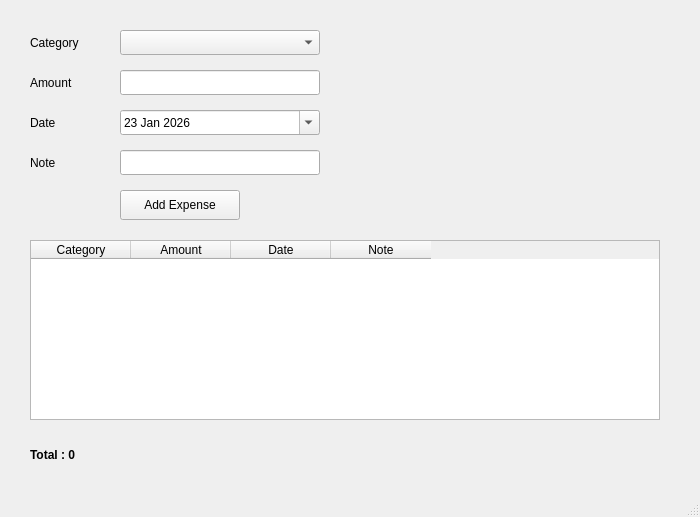
<?xml version="1.0" encoding="UTF-8"?>
<ui version="4.0">
 <class>MainWindow</class>
 <widget class="QMainWindow" name="MainWindow">
  <property name="geometry">
   <rect>
    <x>0</x>
    <y>0</y>
    <width>700</width>
    <height>517</height>
   </rect>
  </property>
  <property name="windowTitle">
   <string>MainWindow</string>
  </property>
  <widget class="QWidget" name="centralwidget">
   <widget class="QLabel" name="category">
    <property name="geometry">
     <rect>
      <x>30</x>
      <y>30</y>
      <width>80</width>
      <height>25</height>
     </rect>
    </property>
    <property name="text">
     <string>Category</string>
    </property>
   </widget>
   <widget class="QComboBox" name="categoryComboBox">
    <property name="geometry">
     <rect>
      <x>120</x>
      <y>30</y>
      <width>200</width>
      <height>25</height>
     </rect>
    </property>
   </widget>
   <widget class="QLabel" name="amount">
    <property name="geometry">
     <rect>
      <x>30</x>
      <y>70</y>
      <width>80</width>
      <height>25</height>
     </rect>
    </property>
    <property name="text">
     <string>Amount</string>
    </property>
   </widget>
   <widget class="QLineEdit" name="amountlineEdit">
    <property name="geometry">
     <rect>
      <x>120</x>
      <y>70</y>
      <width>200</width>
      <height>25</height>
     </rect>
    </property>
    <property name="placeholderText">
     <string/>
    </property>
   </widget>
   <widget class="QLabel" name="date">
    <property name="geometry">
     <rect>
      <x>30</x>
      <y>110</y>
      <width>80</width>
      <height>25</height>
     </rect>
    </property>
    <property name="text">
     <string>Date</string>
    </property>
   </widget>
   <widget class="QDateEdit" name="dateEdit">
    <property name="geometry">
     <rect>
      <x>120</x>
      <y>110</y>
      <width>200</width>
      <height>25</height>
     </rect>
    </property>
    <property name="maximumDate">
     <date>
      <year>9999</year>
      <month>12</month>
      <day>18</day>
     </date>
    </property>
    <property name="calendarPopup">
     <bool>true</bool>
    </property>
    <property name="date">
     <date>
      <year>2026</year>
      <month>1</month>
      <day>23</day>
     </date>
    </property>
   </widget>
   <widget class="QLabel" name="note">
    <property name="geometry">
     <rect>
      <x>30</x>
      <y>150</y>
      <width>80</width>
      <height>25</height>
     </rect>
    </property>
    <property name="text">
     <string>Note</string>
    </property>
   </widget>
   <widget class="QLineEdit" name="notelineEdit_2">
    <property name="geometry">
     <rect>
      <x>120</x>
      <y>150</y>
      <width>200</width>
      <height>25</height>
     </rect>
    </property>
    <property name="placeholderText">
     <string/>
    </property>
   </widget>
   <widget class="QPushButton" name="addButton">
    <property name="geometry">
     <rect>
      <x>120</x>
      <y>190</y>
      <width>120</width>
      <height>30</height>
     </rect>
    </property>
    <property name="text">
     <string>Add Expense</string>
    </property>
   </widget>
   <widget class="QTableWidget" name="expenseTable">
    <property name="geometry">
     <rect>
      <x>30</x>
      <y>240</y>
      <width>630</width>
      <height>180</height>
     </rect>
    </property>
    <property name="sortingEnabled">
     <bool>false</bool>
    </property>
    <property name="columnCount">
     <number>4</number>
    </property>
    <column>
     <property name="text">
      <string>Category</string>
     </property>
    </column>
    <column>
     <property name="text">
      <string>Amount</string>
     </property>
    </column>
    <column>
     <property name="text">
      <string>Date</string>
     </property>
    </column>
    <column>
     <property name="text">
      <string>Note</string>
     </property>
    </column>
   </widget>
   <widget class="QLabel" name="totalLabel">
    <property name="geometry">
     <rect>
      <x>30</x>
      <y>440</y>
      <width>250</width>
      <height>30</height>
     </rect>
    </property>
    <property name="font">
     <font>
      <bold>true</bold>
     </font>
    </property>
    <property name="text">
     <string>Total : 0</string>
    </property>
   </widget>
  </widget>
  <widget class="QMenuBar" name="menubar">
   <property name="geometry">
    <rect>
     <x>0</x>
     <y>0</y>
     <width>700</width>
     <height>26</height>
    </rect>
   </property>
  </widget>
  <widget class="QStatusBar" name="statusbar"/>
 </widget>
 <resources/>
 <connections/>
</ui>
